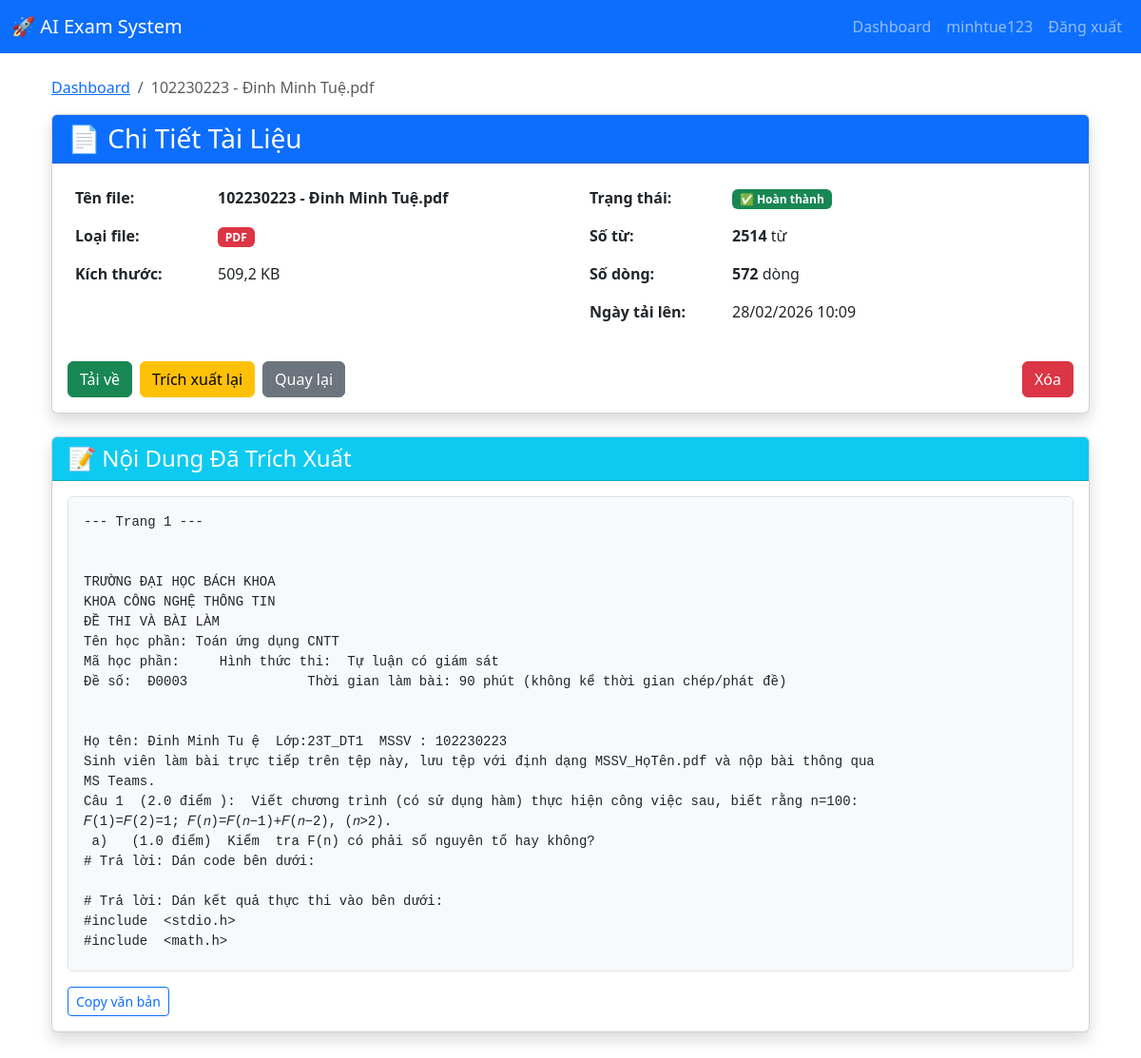
Page /documents/2/ (signed in) on the committed database.
### apps/users/models.py (models this page shows, shortened)
class User(AbstractUser):
    email = models.EmailField(unique=True)
    phone = models.CharField(max_length=15, blank=True, null=True)
    avatar = models.ImageField(upload_to='avatars/', blank=True, null=True)
    class Meta:
        db_table = 'users'
        verbose_name = 'User'
        verbose_name_plural = 'Users'

### apps/documents/models.py (models this page shows, shortened)
class Document(TimeStampedModel):
    STATUS_CHOICES = [
        ('uploaded', 'Uploaded'),
        ('processing', 'Processing'),
        ('completed', 'Completed'),
        ('failed', 'Failed'),
    ]
    user = models.ForeignKey(settings.AUTH_USER_MODEL, on_delete=models.CASCADE, related_name='documents')
    filename = models.CharField(max_length=255)
    file_path = models.FileField(upload_to='documents/raw/')
    file_size = models.BigIntegerField()
    file_type = models.CharField(max_length=50)
    extracted_text = models.TextField(blank=True, null=True)
    status = models.CharField(max_length=20, choices=STATUS_CHOICES, default='uploaded')
    class Meta:
        db_table = 'documents'
        ordering = ['-created_at']
        indexes = [
            models.Index(fields=['user', 'status']),
        ]

### apps/documents/views.py (the view)
# urls.py: path('<int:pk>/', views.document_detail_view, name='detail'),
@login_required
def document_detail_view(request, pk):
    document = get_object_or_404(Document, pk=pk, user=request.user)
    word_count = len(document.extracted_text.split()) if document.extracted_text else 0
    line_count = document.extracted_text.count('\n') + 1 if document.extracted_text else 0
    context = {
        'document': document,
        'word_count': word_count,
        'line_count': line_count,
    }
    return render(request, 'documents/detail.html', context)

### templates/documents/detail.html (shortened to what this page needs)
{% extends 'base.html' %}
{% block content %}
<div class="container mt-4">
    <nav aria-label="breadcrumb">
        <ol class="breadcrumb">
            <li class="breadcrumb-item"><a href="{% url 'core:dashboard' %}">Dashboard</a></li>
            <li class="breadcrumb-item active">{{ document.filename }}</li>
        </ol>
    </nav>
    <div class="card shadow mb-4">
        <div class="card-header bg-primary text-white">
            <h3 class="mb-0">📄 Chi Tiết Tài Liệu</h3>
        </div>
        <div class="card-body">
            <div class="row">
                <div class="col-md-6">
                    <table class="table table-borderless">
                        <tr>
                            <th width="150">Tên file:</th>
                            <td><strong>{{ document.filename }}</strong></td>
                        </tr>
                        <tr>
                            <th>Loại file:</th>
                            <td>
                                {% if 'pdf' in document.file_type %}
                                    <span class="badge bg-danger">PDF</span>
                                {% elif 'word' in document.file_type or 'document' in document.file_type %}
                                    <span class="badge bg-primary">Word</span>
                                {% else %}
                                    <span class="badge bg-secondary">{{ document.file_type }}</span>
                                {% endif %}
                            </td>
                        </tr>
                        <tr>
                            <th>Kích thước:</th>
                            <td>{{ document.file_size|filesizeformat }}</td>
                        </tr>
                    </table>
                </div>
                <div class="col-md-6">
                    <table class="table table-borderless">
                        <tr>
                            <th width="150">Trạng thái:</th>
                            <td>
                                {% if document.status == 'completed' %}
                                    <span class="badge bg-success">✅ Hoàn thành</span>
                                {% elif document.status == 'processing' %}
                                    <span class="badge bg-warning">⏳ Đang xử lý</span>
                                {% elif document.status == 'failed' %}
                                    <span class="badge bg-danger">❌ Lỗi</span>
                                {% else %}
                                    <span class="badge bg-info">📤 Đã tải lên</span>
                                {% endif %}
                            </td>
                        </tr>
                        <tr>
                            <th>Số từ:</th>
                            <td><strong>{{ word_count }}</strong> từ</td>
                        </tr>
                        <tr>
                            <th>Số dòng:</th>
                            <td><strong>{{ line_count }}</strong> dòng</td>
                        </tr>
                        <tr>
                            <th>Ngày tải lên:</th>
                            <td>{{ document.created_at|date:"d/m/Y H:i" }}</td>
                        </tr>
                    </table>
                </div>
            </div>
            <div class="d-flex gap-2 mt-3">
                <a href="{{ document.file_path.url }}"
                   class="btn btn-success"
                   download>
                     Tải về
                </a>
                <a href="{% url 'documents:extract' document.pk %}"
                   class="btn btn-warning">
                     Trích xuất lại
                </a>
                <a href="{% url 'core:dashboard' %}"
                   class="btn btn-secondary">
                     Quay lại
                </a>
                <a href="{% url 'documents:delete' document.pk %}"
                   class="btn btn-danger ms-auto">
                     Xóa
                </a>
            </div>
        </div>
    </div>
    <div class="card shadow">
        <div class="card-header bg-info text-white">
            <h4 class="mb-0">📝 Nội Dung Đã Trích Xuất</h4>
        </div>
        <div class="card-body">
            {% if document.extracted_text %}
                <div class="border rounded p-3 bg-light" style="max-height: 500px; overflow-y: auto;">
                    <pre class="mb-0" style="white-space: pre-wrap; font-family: 'Courier New', monospace;">{{ document.extracted_text }}</pre>
                </div>
                <button class="btn btn-sm btn-outline-primary mt-3" onclick="copyText()">
                     Copy văn bản
                </button>
            {% endif %}
        </div>
    </div>
</div>
{% endblock %}

### templates/includes/navbar.html (shortened to what this page needs)
<nav class="navbar navbar-expand-lg navbar-dark bg-primary">
    <div class="container-fluid">
        <a class="navbar-brand" href="{% url 'core:home' %}">🚀 AI Exam System</a>
        <div class="collapse navbar-collapse">
            <ul class="navbar-nav ms-auto">
                {% if user.is_authenticated %}
                    <li class="nav-item">
                        <a class="nav-link" href="{% url 'core:dashboard' %}">Dashboard</a>
                    </li>
                    <li class="nav-item">
                        <a class="nav-link" href="{% url 'users:profile' %}">{{ user.username }}</a>
                    </li>
                    <li class="nav-item">
                        <a class="nav-link" href="{% url 'users:logout' %}">Đăng xuất</a>
                    </li>
                {% endif %}
            </ul>
        </div>
    </div>
</nav>

### rows in the picture
User: username "minhtue123"
Document: filename "102230223 - Đinh Minh Tuệ.pdf", file_size|filesizeformat "509,2 KB", created_at "28/02/2026 10:09", extracted_text "--- Trang 1 --- TRƯỜNG ĐẠI HỌC BÁCH KHOA KHOA CÔNG NGHỆ THÔNG TIN ĐỀ THI VÀ BÀI LÀM Tên học phần: Toán ứng dụng CNTT Mã học phần: Hình thức thi: Tự luận có giám sát Đề số: Đ0003 Thời gian làm bài: 90 phút (không kể thời gian chép/phát đề) Họ tên: Đinh Minh Tu ệ Lớp:23T_DT1 MSSV : 102230223 Sinh viên làm bài trực tiếp trên tệp này, lưu tệp với định dạng MSSV_HọTên.pdf và nộp bài thông qua MS Teams. Câu 1 (2.0 điểm ): Viết chương trình (có sử dụng hàm) thực hiện công việc sau, biết rằng n=100: 𝐹(1)=𝐹(2)=1; 𝐹(𝑛)=𝐹(𝑛−1)+𝐹(𝑛−2), (𝑛>2). a) (1.0 điểm) Kiểm tra F(n) có phải số nguyên tố hay không? # Trả lời: Dán code bên dưới: # Trả lời: Dán kết quả thực thi vào bên dưới: #include <stdio.h>…"

### other values in the picture
{{ word_count }} "2514"
{{ line_count }} "572"
